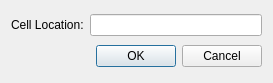
<?xml version="1.0" encoding="UTF-8"?>
<ui version="4.0">
 <class>GoToCellDialog</class>
 <widget class="QWidget" name="GoToCellDialog">
  <property name="geometry">
   <rect>
    <x>0</x>
    <y>0</y>
    <width>273</width>
    <height>83</height>
   </rect>
  </property>
  <property name="windowTitle">
   <string>Go to Cell</string>
  </property>
  <property name="whatsThis">
   <string>快速定位表格位置</string>
  </property>
  <layout class="QVBoxLayout">
   <item>
    <layout class="QHBoxLayout">
     <item>
      <widget class="QLabel" name="label">
       <property name="text">
        <string>Cell Location:</string>
       </property>
       <property name="buddy">
        <cstring>lineEdit</cstring>
       </property>
      </widget>
     </item>
     <item>
      <widget class="QLineEdit" name="lineEdit"/>
     </item>
    </layout>
   </item>
   <item>
    <widget class="QDialogButtonBox" name="buttonBox">
     <property name="orientation">
      <enum>Qt::Horizontal</enum>
     </property>
     <property name="standardButtons">
      <set>QDialogButtonBox::Cancel|QDialogButtonBox::Ok</set>
     </property>
    </widget>
   </item>
  </layout>
 </widget>
 <tabstops>
  <tabstop>lineEdit</tabstop>
 </tabstops>
 <resources/>
 <connections/>
</ui>
